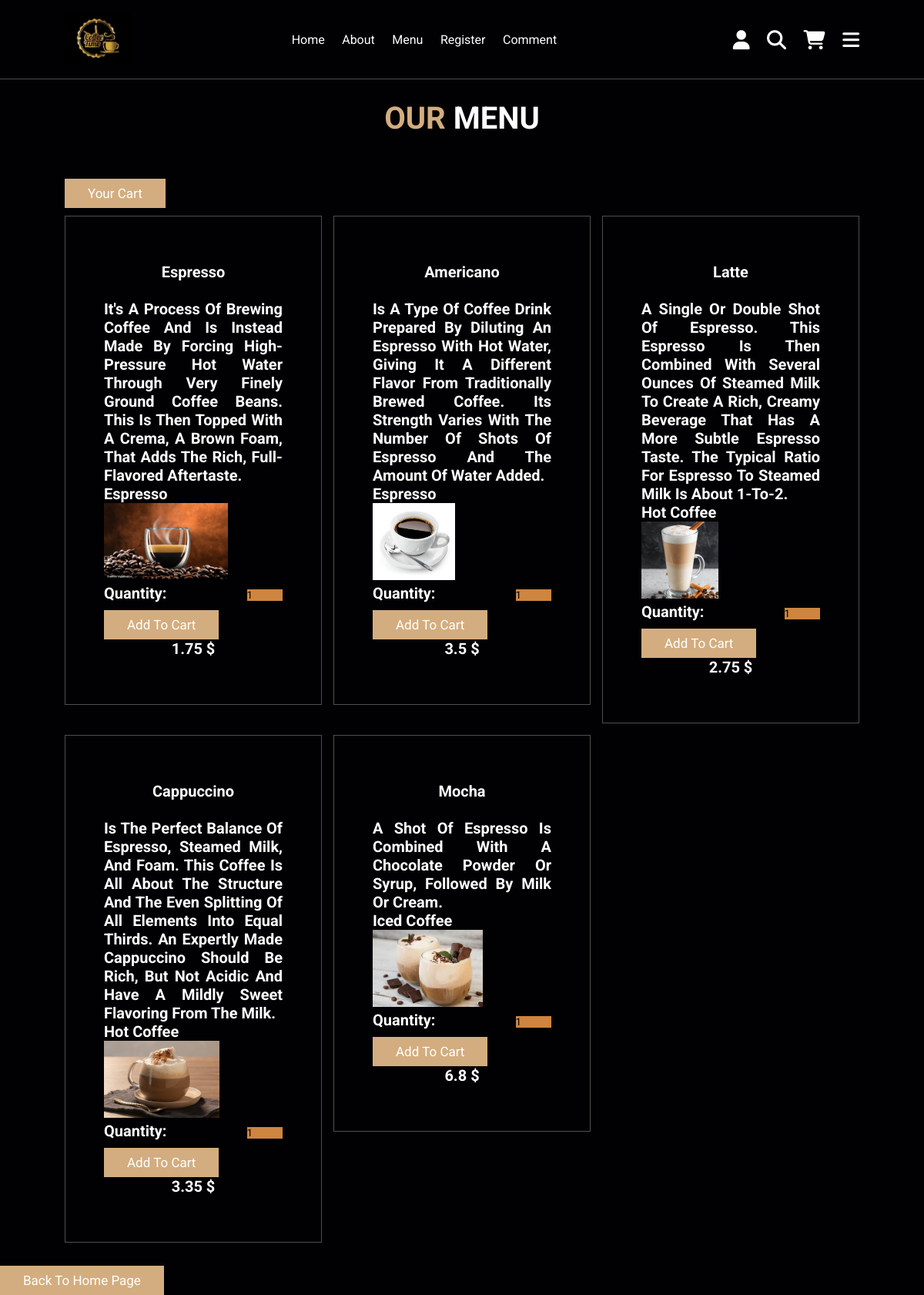
Screenshot of /aya/db_config/menu.php with the database file from the repository.
### tables this page shows
CREATE TABLE `menu` (
  `id_coffee` int(11) NOT NULL,
  `name_coffee` varchar(100) NOT NULL,
  `description` text NOT NULL,
  `price` double NOT NULL,
  `image` varchar(10000) NOT NULL,
  `id_category` int(11) NOT NULL
);

CREATE TABLE `category` (
  `id_category` int(11) NOT NULL,
  `name` varchar(1000) NOT NULL
);

### aya/db_config/menu.php (the view, shortened to what this page needs)
<?php
include("connect.php");
require "header.php";
?>
<!DOCTYPE html>
<html lang="en">
<head>
    <link rel="stylesheet" href="../css/style.css">
    <link rel="stylesheet" href="https://cdnjs.cloudflare.com/ajax/libs/font-awesome/6.4.0/css/all.min.css">
</head>
<body>
    <section class="menu" id="menu">
           <DIV style ="padding:100px 0px 10px" >
           <h1 class="heading"><span>our</span> menu</h1>
           <a href="cart.php" class="btn">Your Cart</a>
        </DIV>
                <div class="box-container">
                <?php
                   $sql="select * from menu";
                   $result= mysqli_query($conn,$sql);
                   while( $row = mysqli_fetch_assoc($result)){
                    $categoryid=$row['id_category'];
                    $sqlcategory="select name from category where id_category='$categoryid'";
                    $resultcategory= mysqli_query($conn, $sqlcategory);
                    $categoryName='';
                    if(mysqli_num_rows($resultcategory) > 0){
                        $rowcat = mysqli_fetch_assoc($resultcategory);
                        $categoryName=$rowcat['name'];
                    }
                    ?>
                    <form method="post" action="addtocart.php">
                    <div class="box">
                        <h3>
                            <p style = "text-align: center;"> <?php echo $row['name_coffee']; ?> </p><br>
                            <?php echo $row['description']; ?><br>
                            <?php echo $categoryName; ?><br>
                            <img src="<?php echo $row['image']; ?>" ><br>
                            <label for="quantity">Quantity:</label>
                            <input type="number" name="quantity" value="1" min="1" style="width:20%;background-color:peru">
                            <button type="submit" class="btn" style = "text-align: center;">Add to Cart</button><br>
                            <p style = "text-align: center;"> <?php echo $row['price']; ?> $ </p>
                        </h3>
                    </div>
                </form>
                  <?php  } ?>
        </section>
        <a href="index.php" class="btn">Back To Home Page</a>
</body>
</html>

### aya/db_config/header.php (shortened to what this page needs)
<!DOCTYPE html>
<html lang="en">
    <head>
       <link rel="stylesheet" href="../css/style.css">
       </head>
    <body>
<header>
    <a href="#" class="logo">
        <img src="../image/logo.jpg" alt="">
    </a>
    <nav class="navbar">
        <a href="index.php#home">home</a>
        <a href="index.php#about">about</a>
        <a href="index.php#menu">menu</a>
        <a href="index.php#contact">register</a>
        <a href="commentemail.php">comment</a>
    </nav>
    <div class="icons">
        <a href ="adminlogin.php"><div class="fas fa-user" id="user-btn"></div></a>
        <div class="fas fa-search" id="search-btn"></div>
        <div class="fas fa-shopping-cart" id="cart-btn"></div>
        <div class="fas fa-bars" id="menu-btn"></div>
    </div>
</header>
    </body>

### aya/css/style.css (style rules this page uses)
:root { --main-color:#d3ad7f; --black:#13131a; --bg:#010103; --border:.1rem solid rgba(255,255,255,.3); }
* { font-family: 'Roboto', sans-serif; margin:0; padding:0; box-sizing: border-box; outline: none; border:none; text-decoration: none; text-transform: capitalize; transition: .2s linear; }
html { font-size: 62.5%; overflow-x: hidden; scroll-padding-top: 9rem; scroll-behavior: smooth; }
body { background: var(--bg); }
.heading { text-align: center; color:#fff; text-transform: uppercase; padding-bottom: 3.5rem; font-size: 4rem; margin: 10px; }
.heading span { color:var(--main-color); text-transform: uppercase; }
header { background: var(--bg); display: flex; align-items: center; justify-content: space-between; padding:1.5rem 7%; border-bottom: var(--border); position: fixed; top:0; left: 0; right: 0; z-index: 1000; }
header .logo img { height: 7rem; max-width: 10rem; }
header .navbar a { margin:0 1rem; font-size: 1.6rem; color:#fff; }
header .icons div { color:#fff; cursor: pointer; font-size: 2.5rem; margin-left: 2rem; }
.btn { margin-top: 1rem; display: inline-block; padding:.9rem 3rem; font-size: 1.7rem; color:#fff; background: var(--main-color); cursor: pointer; }
section { padding:2rem 7%; }
.menu .box-container { display: grid; grid-template-columns: repeat(auto-fit , minmax(30rem,1fr)); gap: 1.5rem; }
.menu .box-container .box { padding: 5rem; text-align: center; border: var(--border); }
.menu .box-container .box img { height: 10rem; margin-left: auto; margin-right: auto; }
.menu .box-container .box h3 { color: #fff; font-size: 2rem; padding: 1rem 0; text-align: justify; }

### rows the page displays
menu: name_coffee "Espresso", description "It's A Process Of Brewing Coffee And Is Instead Made By Forcing High-Pressure Hot Water Through Very Finely Ground Coffee Beans. This Is Then Topped With A Crema, A Brown Foam, That Adds The Rich, Full-Flavored Aftertaste.", id_category.name "Espresso", shows a picture, price "1.75"
menu: name_coffee "Americano", description "Is A Type Of Coffee Drink Prepared By Diluting An Espresso With Hot Water, Giving It A Different Flavor From Traditionally Brewed Coffee. Its Strength Varies With The Number Of Shots Of Espresso And The Amount Of Water Added.", id_category.name "Espresso", image (picture), price "3.5"
menu: name_coffee "Latte", description "A Single Or Double Shot Of Espresso. This Espresso Is Then Combined With Several Ounces Of Steamed Milk To Create A Rich, Creamy Beverage That Has A More Subtle Espresso Taste. The Typical Ratio For Espresso To Steamed Milk Is About 1-To-2.", id_category.name "Hot Coffee", image (picture), price "2.75"
menu: name_coffee "Cappuccino", description "Is The Perfect Balance Of Espresso, Steamed Milk, And Foam. This Coffee Is All About The Structure And The Even Splitting Of All Elements Into Equal Thirds. An Expertly Made Cappuccino Should Be Rich, But Not Acidic And Have A Mildly Sweet Flavoring From The Milk.", id_category.name "Hot Coffee", image (picture), price "3.35"
menu: name_coffee "Mocha", description "A Shot Of Espresso Is Combined With A Chocolate Powder Or Syrup, Followed By Milk Or Cream.", id_category.name "Iced Coffee", image (picture), price "6.8"
